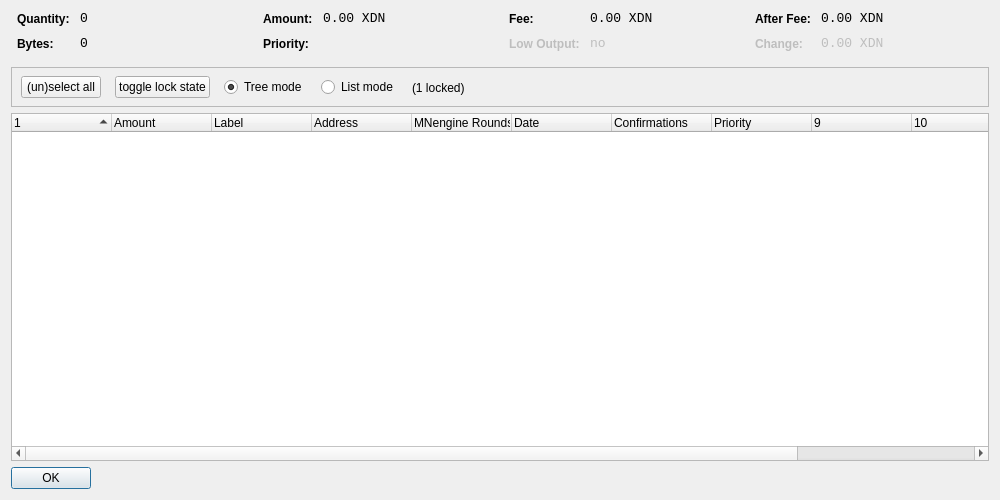
<?xml version="1.0" encoding="UTF-8"?>
<ui version="4.0">
 <class>CoinControlDialog</class>
 <widget class="QDialog" name="CoinControlDialog">
  <property name="geometry">
   <rect>
    <x>0</x>
    <y>0</y>
    <width>1000</width>
    <height>500</height>
   </rect>
  </property>
  <property name="windowTitle">
   <string>Coin Control</string>
  </property>
  <property name="styleSheet">
   <string notr="true"/>
  </property>
  <layout class="QVBoxLayout" name="verticalLayout">
   <item>
    <layout class="QHBoxLayout" name="horizontalLayoutTop" stretch="0,0,0,0">
     <property name="topMargin">
      <number>0</number>
     </property>
     <property name="bottomMargin">
      <number>10</number>
     </property>
     <item>
      <layout class="QFormLayout" name="formLayoutCoinControl1">
       <property name="horizontalSpacing">
        <number>10</number>
       </property>
       <property name="verticalSpacing">
        <number>10</number>
       </property>
       <property name="leftMargin">
        <number>6</number>
       </property>
       <property name="rightMargin">
        <number>6</number>
       </property>
       <item row="0" column="0">
        <widget class="QLabel" name="labelCoinControlQuantityText">
         <property name="styleSheet">
          <string notr="true">font-weight:bold;</string>
         </property>
         <property name="text">
          <string>Quantity:</string>
         </property>
        </widget>
       </item>
       <item row="0" column="1">
        <widget class="QLabel" name="labelCoinControlQuantity">
         <property name="font">
          <font>
           <family>Monospace</family>
           <pointsize>10</pointsize>
          </font>
         </property>
         <property name="cursor">
          <cursorShape>IBeamCursor</cursorShape>
         </property>
         <property name="contextMenuPolicy">
          <enum>Qt::ActionsContextMenu</enum>
         </property>
         <property name="text">
          <string notr="true">0</string>
         </property>
         <property name="textInteractionFlags">
          <set>Qt::LinksAccessibleByMouse|Qt::TextSelectableByKeyboard|Qt::TextSelectableByMouse</set>
         </property>
        </widget>
       </item>
       <item row="1" column="0">
        <widget class="QLabel" name="labelCoinControlBytesText">
         <property name="styleSheet">
          <string notr="true">font-weight:bold;</string>
         </property>
         <property name="text">
          <string>Bytes:</string>
         </property>
        </widget>
       </item>
       <item row="1" column="1">
        <widget class="QLabel" name="labelCoinControlBytes">
         <property name="font">
          <font>
           <family>Monospace</family>
           <pointsize>10</pointsize>
          </font>
         </property>
         <property name="cursor">
          <cursorShape>IBeamCursor</cursorShape>
         </property>
         <property name="contextMenuPolicy">
          <enum>Qt::ActionsContextMenu</enum>
         </property>
         <property name="text">
          <string notr="true">0</string>
         </property>
         <property name="textInteractionFlags">
          <set>Qt::LinksAccessibleByMouse|Qt::TextSelectableByKeyboard|Qt::TextSelectableByMouse</set>
         </property>
        </widget>
       </item>
      </layout>
     </item>
     <item>
      <layout class="QFormLayout" name="formLayoutCoinControl2">
       <property name="horizontalSpacing">
        <number>10</number>
       </property>
       <property name="verticalSpacing">
        <number>10</number>
       </property>
       <property name="leftMargin">
        <number>6</number>
       </property>
       <property name="rightMargin">
        <number>6</number>
       </property>
       <item row="0" column="0">
        <widget class="QLabel" name="labelCoinControlAmountText">
         <property name="styleSheet">
          <string notr="true">font-weight:bold;</string>
         </property>
         <property name="text">
          <string>Amount:</string>
         </property>
        </widget>
       </item>
       <item row="0" column="1">
        <widget class="QLabel" name="labelCoinControlAmount">
         <property name="font">
          <font>
           <family>Monospace</family>
           <pointsize>10</pointsize>
          </font>
         </property>
         <property name="cursor">
          <cursorShape>IBeamCursor</cursorShape>
         </property>
         <property name="contextMenuPolicy">
          <enum>Qt::ActionsContextMenu</enum>
         </property>
         <property name="text">
          <string notr="true">0.00 XDN</string>
         </property>
         <property name="textInteractionFlags">
          <set>Qt::LinksAccessibleByMouse|Qt::TextSelectableByKeyboard|Qt::TextSelectableByMouse</set>
         </property>
        </widget>
       </item>
       <item row="1" column="0">
        <widget class="QLabel" name="labelCoinControlPriorityText">
         <property name="styleSheet">
          <string notr="true">font-weight:bold;</string>
         </property>
         <property name="text">
          <string>Priority:</string>
         </property>
        </widget>
       </item>
       <item row="1" column="1">
        <widget class="QLabel" name="labelCoinControlPriority">
         <property name="font">
          <font>
           <family>Monospace</family>
           <pointsize>10</pointsize>
          </font>
         </property>
         <property name="cursor">
          <cursorShape>IBeamCursor</cursorShape>
         </property>
         <property name="contextMenuPolicy">
          <enum>Qt::ActionsContextMenu</enum>
         </property>
         <property name="text">
          <string/>
         </property>
         <property name="textInteractionFlags">
          <set>Qt::LinksAccessibleByMouse|Qt::TextSelectableByKeyboard|Qt::TextSelectableByMouse</set>
         </property>
        </widget>
       </item>
      </layout>
     </item>
     <item>
      <layout class="QFormLayout" name="formLayoutCoinControl3">
       <property name="horizontalSpacing">
        <number>10</number>
       </property>
       <property name="verticalSpacing">
        <number>10</number>
       </property>
       <property name="leftMargin">
        <number>6</number>
       </property>
       <property name="rightMargin">
        <number>6</number>
       </property>
       <item row="0" column="0">
        <widget class="QLabel" name="labelCoinControlFeeText">
         <property name="styleSheet">
          <string notr="true">font-weight:bold;</string>
         </property>
         <property name="text">
          <string>Fee:</string>
         </property>
        </widget>
       </item>
       <item row="0" column="1">
        <widget class="QLabel" name="labelCoinControlFee">
         <property name="font">
          <font>
           <family>Monospace</family>
           <pointsize>10</pointsize>
          </font>
         </property>
         <property name="cursor">
          <cursorShape>IBeamCursor</cursorShape>
         </property>
         <property name="contextMenuPolicy">
          <enum>Qt::ActionsContextMenu</enum>
         </property>
         <property name="text">
          <string notr="true">0.00 XDN</string>
         </property>
         <property name="textInteractionFlags">
          <set>Qt::LinksAccessibleByMouse|Qt::TextSelectableByKeyboard|Qt::TextSelectableByMouse</set>
         </property>
        </widget>
       </item>
       <item row="1" column="0">
        <widget class="QLabel" name="labelCoinControlLowOutputText">
         <property name="enabled">
          <bool>false</bool>
         </property>
         <property name="styleSheet">
          <string notr="true">font-weight:bold;</string>
         </property>
         <property name="text">
          <string>Low Output:</string>
         </property>
        </widget>
       </item>
       <item row="1" column="1">
        <widget class="QLabel" name="labelCoinControlLowOutput">
         <property name="enabled">
          <bool>false</bool>
         </property>
         <property name="font">
          <font>
           <family>Monospace</family>
           <pointsize>10</pointsize>
          </font>
         </property>
         <property name="cursor">
          <cursorShape>IBeamCursor</cursorShape>
         </property>
         <property name="contextMenuPolicy">
          <enum>Qt::ActionsContextMenu</enum>
         </property>
         <property name="text">
          <string notr="true">no</string>
         </property>
         <property name="textInteractionFlags">
          <set>Qt::LinksAccessibleByMouse|Qt::TextSelectableByKeyboard|Qt::TextSelectableByMouse</set>
         </property>
        </widget>
       </item>
      </layout>
     </item>
     <item>
      <layout class="QFormLayout" name="formLayoutCoinControl4">
       <property name="horizontalSpacing">
        <number>10</number>
       </property>
       <property name="verticalSpacing">
        <number>10</number>
       </property>
       <property name="leftMargin">
        <number>6</number>
       </property>
       <property name="rightMargin">
        <number>6</number>
       </property>
       <item row="0" column="0">
        <widget class="QLabel" name="labelCoinControlAfterFeeText">
         <property name="styleSheet">
          <string notr="true">font-weight:bold;</string>
         </property>
         <property name="text">
          <string>After Fee:</string>
         </property>
        </widget>
       </item>
       <item row="0" column="1">
        <widget class="QLabel" name="labelCoinControlAfterFee">
         <property name="font">
          <font>
           <family>Monospace</family>
           <pointsize>10</pointsize>
          </font>
         </property>
         <property name="cursor">
          <cursorShape>IBeamCursor</cursorShape>
         </property>
         <property name="contextMenuPolicy">
          <enum>Qt::ActionsContextMenu</enum>
         </property>
         <property name="text">
          <string notr="true">0.00 XDN</string>
         </property>
         <property name="textInteractionFlags">
          <set>Qt::LinksAccessibleByMouse|Qt::TextSelectableByKeyboard|Qt::TextSelectableByMouse</set>
         </property>
        </widget>
       </item>
       <item row="1" column="0">
        <widget class="QLabel" name="labelCoinControlChangeText">
         <property name="enabled">
          <bool>false</bool>
         </property>
         <property name="styleSheet">
          <string notr="true">font-weight:bold;</string>
         </property>
         <property name="text">
          <string>Change:</string>
         </property>
        </widget>
       </item>
       <item row="1" column="1">
        <widget class="QLabel" name="labelCoinControlChange">
         <property name="enabled">
          <bool>false</bool>
         </property>
         <property name="font">
          <font>
           <family>Monospace</family>
           <pointsize>10</pointsize>
          </font>
         </property>
         <property name="cursor">
          <cursorShape>IBeamCursor</cursorShape>
         </property>
         <property name="contextMenuPolicy">
          <enum>Qt::ActionsContextMenu</enum>
         </property>
         <property name="text">
          <string notr="true">0.00 XDN</string>
         </property>
         <property name="textInteractionFlags">
          <set>Qt::LinksAccessibleByMouse|Qt::TextSelectableByKeyboard|Qt::TextSelectableByMouse</set>
         </property>
        </widget>
       </item>
      </layout>
     </item>
    </layout>
   </item>
   <item>
    <widget class="QFrame" name="frame">
     <property name="minimumSize">
      <size>
       <width>0</width>
       <height>40</height>
      </size>
     </property>
     <property name="frameShape">
      <enum>QFrame::StyledPanel</enum>
     </property>
     <property name="frameShadow">
      <enum>QFrame::Sunken</enum>
     </property>
     <widget class="QWidget" name="horizontalLayoutWidget">
      <property name="geometry">
       <rect>
        <x>10</x>
        <y>0</y>
        <width>781</width>
        <height>41</height>
       </rect>
      </property>
      <layout class="QHBoxLayout" name="horizontalLayoutPanel" stretch="0,0,0,0,0">
       <property name="spacing">
        <number>14</number>
       </property>
       <item>
        <widget class="QPushButton" name="pushButtonSelectAll">
         <property name="sizePolicy">
          <sizepolicy hsizetype="Maximum" vsizetype="Fixed">
           <horstretch>0</horstretch>
           <verstretch>0</verstretch>
          </sizepolicy>
         </property>
         <property name="text">
          <string>(un)select all</string>
         </property>
        </widget>
       </item>
        <item>
         <widget class="QPushButton" name="pushButtonToggleLock">
          <property name="sizePolicy">
           <sizepolicy hsizetype="Maximum" vsizetype="Fixed">
            <horstretch>0</horstretch>
            <verstretch>0</verstretch>
           </sizepolicy>
          </property>
          <property name="text">
           <string>toggle lock state</string>
          </property>
          <property name="autoDefault">
           <bool>false</bool>
          </property>
         </widget>
        </item>
       <item>
        <widget class="QRadioButton" name="radioTreeMode">
         <property name="sizePolicy">
          <sizepolicy hsizetype="Maximum" vsizetype="Fixed">
           <horstretch>0</horstretch>
           <verstretch>0</verstretch>
          </sizepolicy>
         </property>
         <property name="text">
          <string>Tree mode</string>
         </property>
         <property name="checked">
          <bool>true</bool>
         </property>
        </widget>
       </item>
       <item>
        <widget class="QRadioButton" name="radioListMode">
         <property name="sizePolicy">
          <sizepolicy hsizetype="Maximum" vsizetype="Fixed">
           <horstretch>0</horstretch>
           <verstretch>0</verstretch>
          </sizepolicy>
         </property>
         <property name="text">
          <string>List mode</string>
         </property>
        </widget>
       </item>
        <item>
         <widget class="QLabel" name="labelLocked">
          <property name="text">
           <string>(1 locked)</string>
          </property>
         </widget>
        </item>
       <item>
        <spacer name="horizontalSpacer">
         <property name="orientation">
          <enum>Qt::Horizontal</enum>
         </property>
         <property name="sizeHint" stdset="0">
          <size>
           <width>40</width>
           <height>20</height>
          </size>
         </property>
        </spacer>
       </item>
      </layout>
     </widget>
    </widget>
   </item>
   <item>
    <widget class="CoinControlTreeWidget" name="treeWidget">
     <property name="contextMenuPolicy">
      <enum>Qt::CustomContextMenu</enum>
     </property>
     <property name="sortingEnabled">
      <bool>false</bool>
     </property>
     <property name="columnCount">
      <number>12</number>
     </property>
     <attribute name="headerShowSortIndicator" stdset="0">
      <bool>true</bool>
     </attribute>
     <attribute name="headerStretchLastSection">
      <bool>false</bool>
     </attribute>
     <column>
      <property name="text">
       <string/>
      </property>
     </column>
     <column>
      <property name="text">
       <string>Amount</string>
      </property>
     </column>
     <column>
      <property name="text">
       <string>Label</string>
      </property>
     </column>
     <column>
      <property name="text">
       <string>Address</string>
      </property>
     </column>
     <column>
      <property name="text">
       <string>MNengine Rounds</string>
      </property>
     </column>
     <column>
      <property name="text">
       <string>Date</string>
      </property>
     </column>
     <column>
      <property name="text">
       <string>Confirmations</string>
      </property>
      <property name="toolTip">
       <string>Confirmed</string>
      </property>
     </column>
     <column>
      <property name="text">
       <string>Priority</string>
      </property>
     </column>
     <column>
      <property name="text">
       <string/>
      </property>
     </column>
     <column>
      <property name="text">
       <string/>
      </property>
     </column>
     <column>
      <property name="text">
       <string/>
      </property>
     </column>
     <column>
      <property name="text">
       <string/>
      </property>
     </column>
    </widget>
   </item>
   <item>
    <widget class="QDialogButtonBox" name="buttonBox">
     <property name="sizePolicy">
      <sizepolicy hsizetype="Maximum" vsizetype="Fixed">
       <horstretch>0</horstretch>
       <verstretch>0</verstretch>
      </sizepolicy>
     </property>
     <property name="orientation">
      <enum>Qt::Horizontal</enum>
     </property>
     <property name="standardButtons">
      <set>QDialogButtonBox::Ok</set>
     </property>
    </widget>
   </item>
  </layout>
 </widget>
 <customwidgets>
  <customwidget>
   <class>CoinControlTreeWidget</class>
   <extends>QTreeWidget</extends>
   <header>coincontroltreewidget.h</header>
  </customwidget>
 </customwidgets>
 <resources/>
 <connections/>
</ui>
